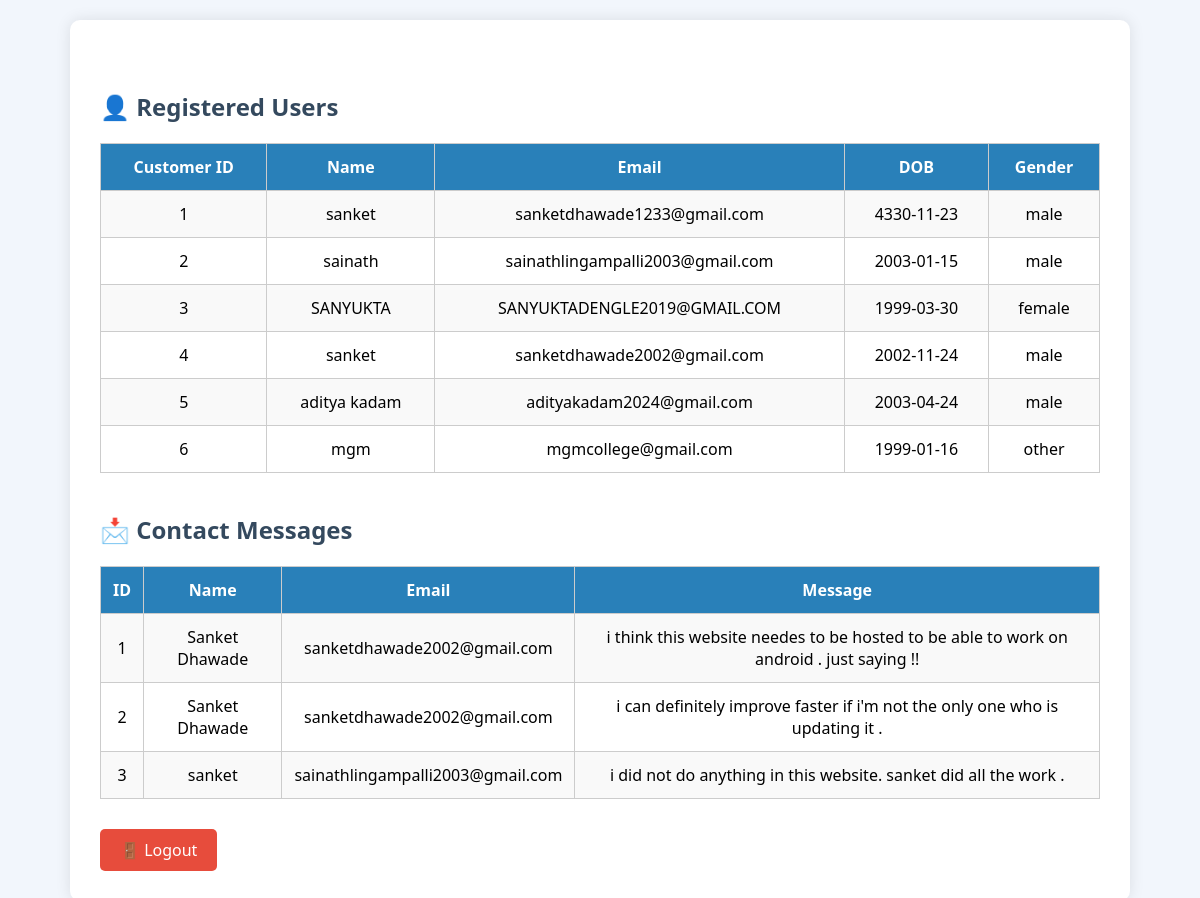
/admin_dashboard (signed in), run on the app's committed database.
### tables this page shows
CREATE TABLE users (
        id INTEGER PRIMARY KEY AUTOINCREMENT,
        name TEXT NOT NULL,
        email TEXT UNIQUE NOT NULL,
        dob TEXT NOT NULL,
        gender TEXT NOT NULL,
        password TEXT NOT NULL
    );

CREATE TABLE contacts (
            id INTEGER PRIMARY KEY AUTOINCREMENT,
            name TEXT NOT NULL,
            email TEXT NOT NULL,
            message TEXT NOT NULL
        );

### app.py (the view)
@app.route('/admin_dashboard')
def admin_dashboard():
    if 'admin' not in session:
        return redirect(url_for('admin_login'))
    conn = get_db_connection()
    users = conn.execute("SELECT * FROM users").fetchall()
    contacts = conn.execute("SELECT * FROM contacts").fetchall()
    conn.close()
    return render_template('admin_dashboard.html', users=users, contacts=contacts)

### app.py (called while the page is built)
def get_db_connection():
    conn = sqlite3.connect('farmhub.db')
    conn.row_factory = sqlite3.Row
    return conn

### templates/admin_dashboard.html (shortened to what this page needs)
<!DOCTYPE html>
<html lang="en">
<head>
</head>
<body>
  <div class="dashboard">
   <h2>👤 Registered Users</h2>
<table>
  <tr><th>Customer ID</th><th>Name</th><th>Email</th><th>DOB</th><th>Gender</th></tr>
  {% for user in users %}
    <tr>
      <td>{{ user.id }}</td>
      <td>{{ user.name }}</td>
      <td>{{ user.email }}</td>
      <td>{{ user.dob }}</td>
      <td>{{ user.gender }}</td>
    </tr>
  {% endfor %}
</table>
    <h2>📩 Contact Messages</h2>
    <table>
      <tr><th>ID</th><th>Name</th><th>Email</th><th>Message</th></tr>
      {% for contact in contacts %}
        <tr>
          <td>{{ contact.id }}</td>
          <td>{{ contact.name }}</td>
          <td>{{ contact.email }}</td>
          <td>{{ contact.message }}</td>
        </tr>
      {% endfor %}
    </table>
    <a href="{{ url_for('logout') }}">🚪 Logout</a>
  </div>
</body>
</html>

### templates/admin_dashboard.html (style rules this page uses)
body { font-family: 'Segoe UI', Tahoma, Geneva, Verdana, sans-serif; background: #f2f6fc; margin: 0; padding: 20px; }
h2 { color: #34495e; margin-top: 40px; }
.dashboard { max-width: 1000px; margin: auto; background: #ffffff; padding: 30px; border-radius: 10px; box-shadow: 0 0 15px rgba(0,0,0,0.1); }
table { width: 100%; border-collapse: collapse; margin-top: 15px; }
th, td { border: 1px solid #ccc; padding: 12px; text-align: center; }
th { background-color: #2980b9; color: white; }
tr:nth-child(even) { background-color: #f9f9f9; }
a { display: inline-block; margin-top: 30px; padding: 10px 20px; text-decoration: none; background-color: #e74c3c; color: white; border-radius: 5px; transition: background-color 0.3s ease; }

### data on the page
users: id "1", name "sanket", email "sanketdhawade1233@gmail.com", dob "4330-11-23", gender "male"
users: id "2", name "sainath", email "sainathlingampalli2003@gmail.com", dob "2003-01-15", gender "male"
users: id "3", name "SANYUKTA", email "SANYUKTADENGLE2019@GMAIL.COM", dob "1999-03-30", gender "female"
users: id "4", name "sanket", email "sanketdhawade2002@gmail.com", dob "2002-11-24", gender "male"
users: id "5", name "aditya kadam", email "adityakadam2024@gmail.com", dob "2003-04-24", gender "male"
users: id "6", name "mgm", email "mgmcollege@gmail.com", dob "1999-01-16", gender "other"
contacts: id "1", name "Sanket Dhawade", email "sanketdhawade2002@gmail.com", message "i think this website needes to be hosted to be able to work on android . just saying !!"
contacts: id "2", name "Sanket Dhawade", email "sanketdhawade2002@gmail.com", message "i can definitely improve faster if i'm not the only one who is updating it ."
contacts: id "3", name "sanket", email "sainathlingampalli2003@gmail.com", message "i did not do anything in this website. sanket did all the work ."
